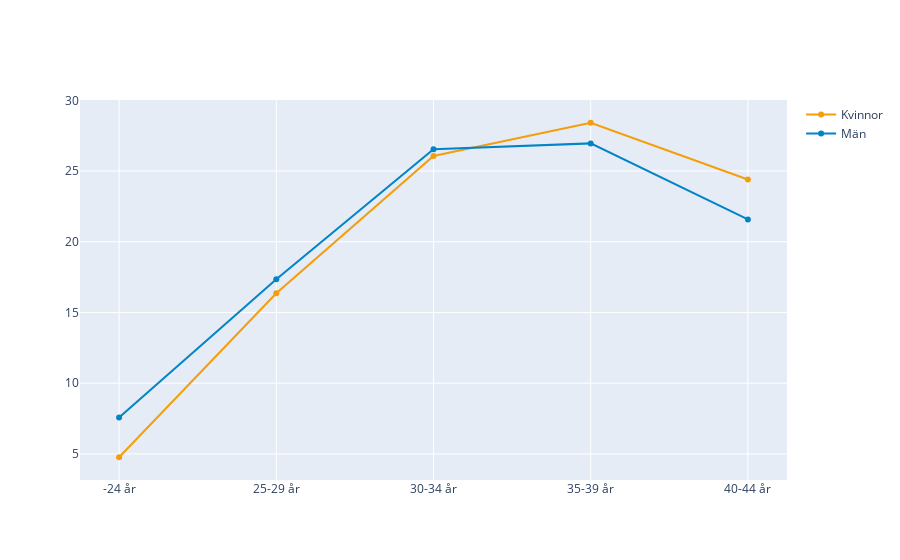

The code cell stored with this chart in its notebook:
### Code cell
pivot_pct = pivot_age.div(pivot_age.sum(axis=0), axis=1) * 100  # percentage per gender
fig = go.Figure()
fig.add_trace(go.Scatter(x=pivot_pct.index, y=pivot_pct["kvinnor"], mode='lines+markers', name="Kvinnor", line=dict(color="#f59e0b")))
fig.add_trace(go.Scatter(x=pivot_pct.index, y=pivot_pct["män"], mode='lines+markers', name="Män", line=dict(color="#0284c7")))

### Figure 1 — Plotly figure (JSON) as saved in the notebook; plotly's stock layout.template omitted (floating-point values rounded to 4 significant figures)
{"data": [{"line": {"color": "#f59e0b"}, "mode": "lines+markers", "name": "Kvinnor", "type": "scatter", "x": ["-24 år", "25-29 år", "30-34 år", "35-39 år", "40-44 år"], "y": [4.765, 16.36, 26.06, 28.41, 24.4]}, {"line": {"color": "#0284c7"}, "mode": "lines+markers", "name": "Män", "type": "scatter", "x": ["-24 år", "25-29 år", "30-34 år", "35-39 år", "40-44 år"], "y": [7.577, 17.35, 26.54, 26.96, 21.58]}], "layout": {}}
